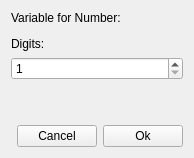
<?xml version="1.0" encoding="UTF-8"?>
<ui version="4.0">
 <class>InputNumberDialog</class>
 <widget class="QWidget" name="InputNumberDialog">
  <property name="windowModality">
   <enum>Qt::ApplicationModal</enum>
  </property>
  <property name="geometry">
   <rect>
    <x>0</x>
    <y>0</y>
    <width>194</width>
    <height>158</height>
   </rect>
  </property>
  <property name="windowTitle">
   <string>Input Number</string>
  </property>
  <layout class="QGridLayout" name="gridLayout_3">
   <item row="2" column="0">
    <layout class="QGridLayout" name="gridLayout_2">
     <item row="1" column="1">
      <widget class="QPushButton" name="button_cancel">
       <property name="text">
        <string>Cancel</string>
       </property>
      </widget>
     </item>
     <item row="1" column="0">
      <spacer name="horizontalSpacer">
       <property name="orientation">
        <enum>Qt::Horizontal</enum>
       </property>
       <property name="sizeHint" stdset="0">
        <size>
         <width>40</width>
         <height>20</height>
        </size>
       </property>
      </spacer>
     </item>
     <item row="1" column="2">
      <widget class="QPushButton" name="button_ok">
       <property name="text">
        <string>Ok</string>
       </property>
      </widget>
     </item>
    </layout>
   </item>
   <item row="0" column="0">
    <layout class="QGridLayout" name="gridLayout">
     <item row="2" column="0">
      <widget class="SwitchVariableWidget" name="widget_variable" native="true"/>
     </item>
     <item row="3" column="0">
      <widget class="QLabel" name="label_2">
       <property name="text">
        <string>Digits:</string>
       </property>
      </widget>
     </item>
     <item row="4" column="0">
      <widget class="QSpinBox" name="spinBox">
       <property name="minimum">
        <number>1</number>
       </property>
       <property name="maximum">
        <number>8</number>
       </property>
      </widget>
     </item>
     <item row="1" column="0">
      <widget class="QLabel" name="label">
       <property name="text">
        <string>Variable for Number:</string>
       </property>
      </widget>
     </item>
    </layout>
   </item>
   <item row="1" column="0">
    <spacer name="verticalSpacer">
     <property name="orientation">
      <enum>Qt::Vertical</enum>
     </property>
     <property name="sizeHint" stdset="0">
      <size>
       <width>20</width>
       <height>40</height>
      </size>
     </property>
    </spacer>
   </item>
  </layout>
 </widget>
 <customwidgets>
  <customwidget>
   <class>SwitchVariableWidget</class>
   <extends>QWidget</extends>
   <header>dialogs/switchvariablewidget.h</header>
   <container>1</container>
  </customwidget>
 </customwidgets>
 <resources/>
 <connections/>
</ui>
